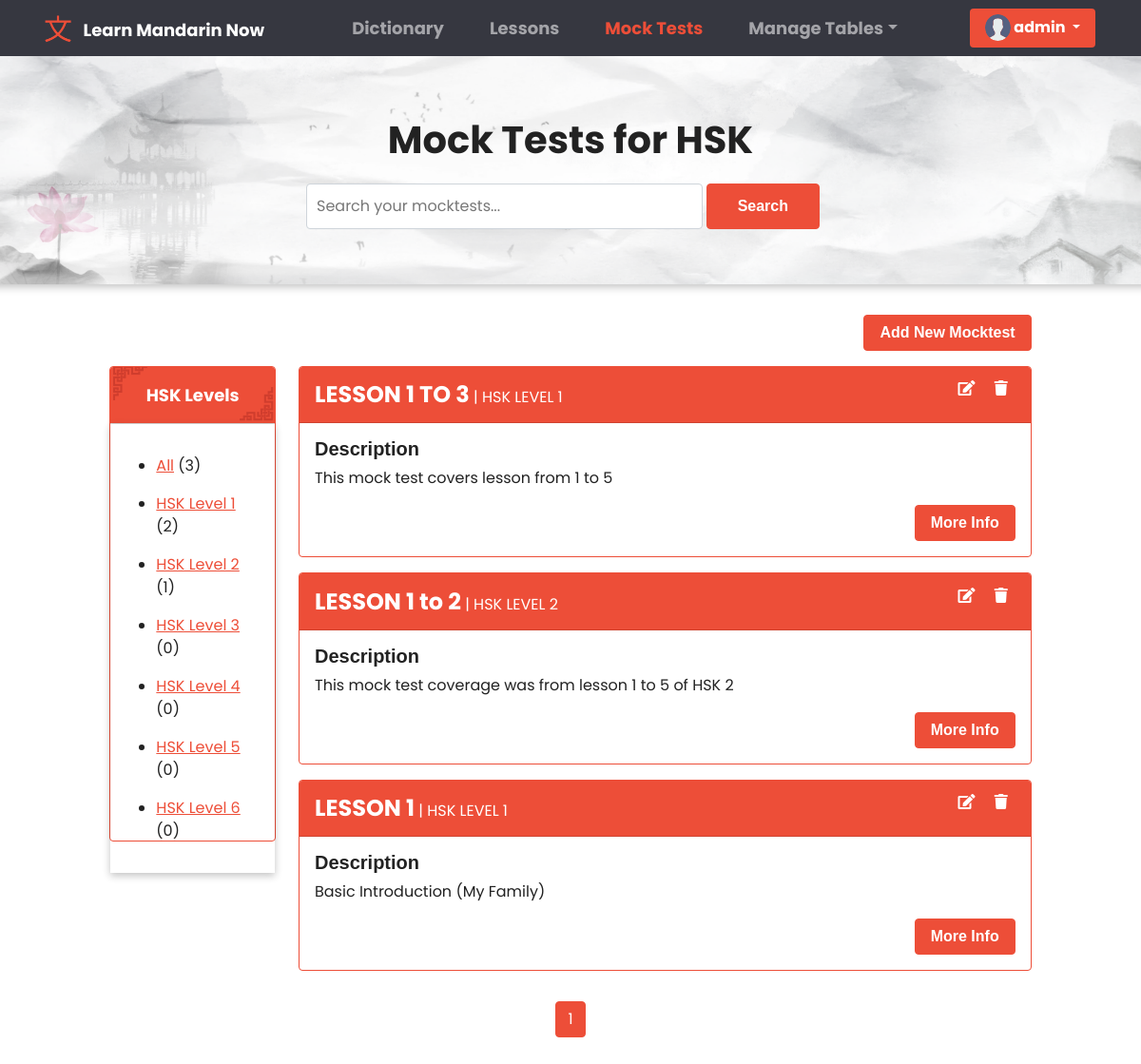
Screenshot of /mocktest/ (signed in) with the database file from the repository.
### base/models.py (models this page shows, shortened)
class User(AbstractUser):
    fname = models.CharField(max_length=200, null=True)
    lname = models.CharField(max_length=200, null=True)
    email = models.EmailField(unique = True, null=True)
    bio = models.TextField(null=True)
    avatar = models.ImageField(null=True, default="avatar.svg")
    REQUIRED_FIELDS = []
    class Meta:
        ordering = ['username']

class HskLevel(models.Model):
    level = models.CharField(max_length=200)
    def __str__(self):
        return self.level
    class Meta:
        ordering = ['level']

class MockTest(models.Model):
    hsklevel = models.ForeignKey(HskLevel, on_delete=models.SET_NULL, null=True, verbose_name = "HSK Level")
    title = models.CharField(max_length=120, null=True, blank=True)
    description = models.TextField(null=True, blank=True)
    questions = models.TextField(null=True, blank=True)
    updated = models.DateTimeField(auto_now=True)
    created = models.DateTimeField(auto_now_add=True)
    class Meta:
        ordering = ['-updated', '-created']

### base/views.py (the view, shortened to what this page needs)
# urls.py: path('mocktest/', views.MockTestPage, name = 'mocktest'),
@login_required(login_url='anonymous')
def MockTestPage(request):
    search =  request.GET.get('search') if request.GET.get('search') != None else ''
    levels = HskLevel.objects.all()
    all_result = MockTest.objects.all()
    mocktest = MockTest.objects.filter(
        Q(title__icontains = search) |
        Q(description__icontains = search) |
        Q(hsklevel__level__icontains = search)
        )
    p = Paginator(mocktest, 6)
    page = request.GET.get('page')
    mocktests = p.get_page(page)
    context = {
        'mocktests' : mocktests,
        'all_result' : all_result,
        'hsklevels' : levels,
    }
    return render(request, 'mocktest.html', context)

### templates/mocktest.html (shortened to what this page needs)
{% extends "main.html" %} {% block content %} {% load static %}
<link rel="stylesheet" href="{% static 'css/dictionary.css' %}" />
<link rel="stylesheet" href="{% static 'css/table.css' %}" />
<div class="container-fluid px-3 py-3 forRemovingMargin">
  <div class="row  justify-content-center" id="dictionary_header">
    <div class="col col-lg-6">
      <p class="dictionary_text">Mock Tests for HSK</p>
      <form class="d-flex sm-1" action="" method="GET">
        <input
          class="form-control me-sm-1 input_searchD"
          type="search"
          placeholder="Search your mocktests..."
          name="search"
        />
        <button class="btn btn-primary my-2 my-sm-0 search_btn" type="submit">
          Search
        </button>
      </form>
    </div>
  </div>
{% if request.user.is_authenticated and request.user.is_staff %}
<div class="row mb-3 justify-content-center px-3">
  <div class="col col-lg-10">
    <a
      href="{% url 'superuser-add-mocktest' %}"
      class="btn btn-primary"
      style="float: right"
    >
      Add New Mocktest
    </a>
  </div>
</div>
{% endif %}
<div class="row justify-content-center  px-3">
  <div class="col col-lg-2 col-md-4 d-lg-block d-sm-none d-md-block d-none">
    <div class="card border-primary" style="height: 500px">
      <div class="card-header" id="card_header">
        <strong style="font-size: large">HSK Levels</strong>
      </div>
      <div class="card-body for_shadow">
        <ul>
            <li class="my-3">
              <a href="{% url 'mocktest' %}">All</a>
              ({{all_result.count}})
            </li>
            {% for hsklevel in hsklevels %}
            <li class="my-3">
              <a href="{% url 'mocktest' %}?search={{hsklevel.level}}&page=1"
                >{{ hsklevel.level }}</a
              >
              ({{hsklevel.mocktest_set.all.count}})
            </li>
            {% endfor %}
          </ul>
      </div>
    </div>
  </div>
  <div class="col col-lg-8 col-md-8">
   {% for mocktest in mocktests %}
    <div class="card border-primary mb-3">
      <div class="card-header card_head_def" id="card_subhead">
        <strong style="font-size: x-large">{{mocktest.title}}</strong> |
        <span class="text-uppercase">{{ mocktest.hsklevel }}</span>
        {%if request.user.is_authenticated and request.user.is_staff%}
        <div style="float: right">
          <a href="{% url 'superuser-edit-mocktest' mocktest.id %}"
            ><i class="fas fa-edit mx-2 sub_headIcon"></i
          ></a>
          <a href="#" onclick="showDeleteModal('modal_mocktest', '{{mocktest.id}}')"
            ><i class="fas fa-trash mx-2 sub_headIcon"></i
          ></a>
        </div>
        {% endif %}
      </div>
      <div class="card-body">
        <h5 class="card-title">Description</h5>
        <p class="card-text">
          {{mocktest.description}}
        </p>
        <a
          href="{% url 'mocktest-details' mocktest.id %}"
          class="btn btn-primary"
          style="float: right; clear: after"
          >More Info</a
        >
      </div>
    </div>
    {% endfor %}
  </div>
</div>
<div class="row justify-content-center">
    <div class="col col-lg-6">
        <ul class="pagination justify-content-center">
          <div class="pagination px-3 py-3">
            {% for i in mocktests.paginator.page_range %}
            {% if mocktests.number == i %}
            <li class="page-item active"><a class="page-link" href="?page={{i}}">{{i}}</a></li>
            {% elif i > mocktests.number|add:'-3' and i < mocktests.number|add:'3' %}
            <li class="page-item"><a class="page-link" href="?page={{i}}">{{i}}</a></li>
            {% endif %}
            {% endfor %}
        </ul>
    </div>
  </div>
{% endblock content %}

### templates/navbar.html (shortened to what this page needs)
{% load static %}
<link rel="stylesheet" href="{% static 'css/navbar.css' %}" />
<nav class="navbar navbar-expand-lg navbar-dark" id="navbar_header">
  <div class="container-fluid">
    <img src="{% static 'images/navbar_logo.png' %}" id="navbar_logo">
    <a class="navbar-brand" href="{% url 'dictionary' %}" id="logo_text">Learn Mandarin Now</a>
    <div class="collapse navbar-collapse" id="navbarColor02">
      <ul class="navbar-nav me-auto navbar_menuChouce">
        <li class="nav-item">
          <a class="nav-link navigation_choices" href="{% url 'dictionary' %}"
             id="dictionary_page">Dictionary
          </a>
        </li>
        <li class="nav-item">
          <a class="nav-link navigation_choices" href="{% url 'lessons' %}" id="lesson_page">Lessons</a>
        </li>
        <li class="nav-item">
          <a class="nav-link navigation_choices" href="{% url 'mocktest' %}" id="mocktest_page">Mock Tests</a>
        </li>
        {% if request.user.is_authenticated and request.user.is_staff %}
        <li class="nav-item dropdown">
          <a
            class="nav-link dropdown-toggle navigation_choices"
            data-bs-toggle="dropdown"
            href="#"
            role="button"
            aria-haspopup="true"
            aria-expanded="false"
             id="Manage_table">Manage Tables</a
          >
        </li>
        {% endif %}
      </ul>
      <div class="d-flex">
        {% if request.user.is_authenticated %}
        <div class="dropdown">
          <button
            class="btn btn-primary dropdown-toggle button_profile" id="test"
            type="button"
            id="dropdownMenuButton1"
            data-bs-toggle="dropdown"
            aria-expanded="false"
          >
            <img
              class="rounded-circle"
              src="{{request.user.avatar.url}}"
              alt="profile"
              style="height: 1.7rem; width: 1.7rem; margin-bottom: 1px"
            />
            {{request.user.username}}
          </button>
        </div>
        {% endif %}
      </div>
    </div>
  </div>
</nav>

### static/css/navbar.css (style rules this page uses)
#test { font-family: 'Poppins', sans-serif; }
#navbar_header { background-color: #363740; padding-right: 3%; }
.navbar_menuChouce { margin: 0% auto; }
#navbar_logo { height: 4vh; margin-right: 1%; margin-left: 3%; width: auto; }
#logo_text { font-family: 'Poppins', sans-serif; text-transform: capitalize; }
.button_profile { border: none; }
.navigation_choices { font-family: 'Poppins', sans-serif; margin: 0% 1rem; }

### static/css/dictionary.css (style rules this page uses)
* { font-family: 'Poppins', sans-serif; }
html, body { max-width: 100%; overflow-x: hidden; }
.forRemovingMargin { padding-top: 0rem !important; padding-right: 0rem !important; padding-left: 0rem !important; }
#dictionary_header { height: 30vh; margin-bottom: 2rem; display: flex; align-items: center; justify-content: center; box-shadow: rgba(0, 0, 0, 0.24) 0px 3px 8px; background-image: url(../../static/images/dictionary_headerBg.png); background-position: bottom center; background-repeat: no-repeat; background-size: cover; border-radius: 5px; }
.dictionary_text { text-align: center; font-size: 5vh; font-family: 'Poppins', sans-serif; font-weight: bolder; }
.input_searchD { margin: 0 1rem; padding: .7rem 0; text-indent: 10px; }
.search_btn { padding: 0rem 2rem; margin-right: 2rem; }
#card_header { background-image: url(../../static/images/card_headerbg.png); background-position: bottom center; background-repeat: no-repeat; background-size: cover; color: #fff; padding: 1rem 0; text-align: center; }
.for_shadow { box-shadow: rgba(0, 0, 0, 0.24) 0px 3px 8px; }
.card_head_def { background-color: rgb(243, 242, 242); padding-top: .7rem; padding-bottom: .7rem; }
#card_subhead { background-color: #ED4E38; color: #fff; }
.sub_headIcon { color: #fff; }

### templates/main.html (style rules this page uses)
* { box-sizing: border-box; }
img { -webkit-user-drag: none; -khtml-user-drag: none; -moz-user-drag: none; -o-user-drag: none; object-fit: cover; }

### rows the page displays
User: user.avatar (placeholder picture), user.username "admin"
HskLevel: level "HSK Level 1", mocktest_set.all.count "2"
HskLevel: level "HSK Level 2", mocktest_set.all.count "1"
HskLevel: level "HSK Level 3", mocktest_set.all.count "0"
HskLevel: level "HSK Level 4", mocktest_set.all.count "0"
HskLevel: level "HSK Level 5", mocktest_set.all.count "0"
HskLevel: level "HSK Level 6", mocktest_set.all.count "0"
MockTest: title "LESSON 1 TO 3", hsklevel "HSK LEVEL 1", description "This mock test covers lesson from 1 to 5"
MockTest: title "LESSON 1 to 2", hsklevel "HSK LEVEL 2", description "This mock test coverage was from lesson 1 to 5 of HSK 2"
MockTest: title "LESSON 1", hsklevel "HSK LEVEL 1", description "Basic Introduction (My Family)"

### other values shown
{{ all_result.count }} "3"
{{ i }} "1"
